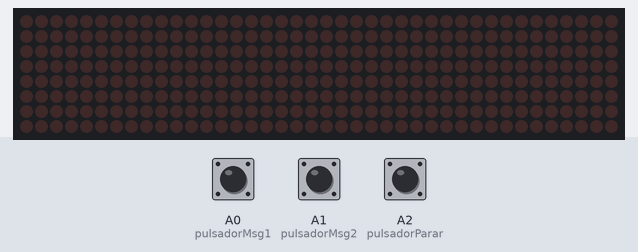
A sketch run on a simulated Arduino Uno, built with avr-gcc and run on an emulated ATmega328P. On the bench: 40×8 LED matrix. The inputs (shaded band) are chosen by the test bench; at power-on: A0 (pulsadorMsg1) LOW, A2 (pulsadorParar) LOW, A1 (pulsadorMsg2) LOW.

Above: at 1.2 s.
1.3 s: A0 (pulsadorMsg1) pulled HIGH for 0.15 s
At 2.0 s:
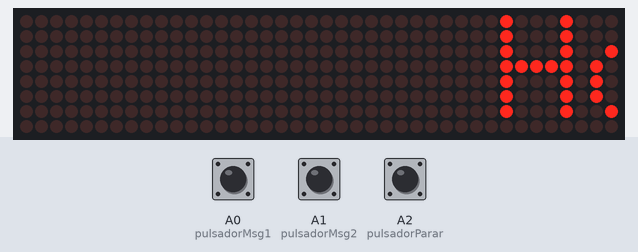
4.3 s: A2 (pulsadorParar) pulled HIGH for 0.15 s
At 5.5 s:
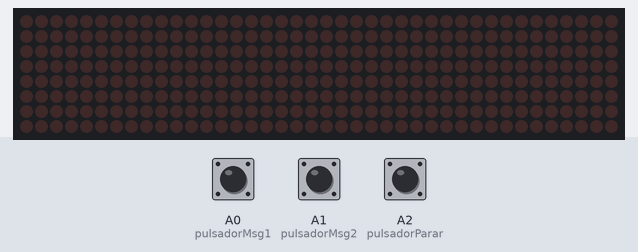
5.9 s: A1 (pulsadorMsg2) pulled HIGH for 0.15 s
At 6.5 s:
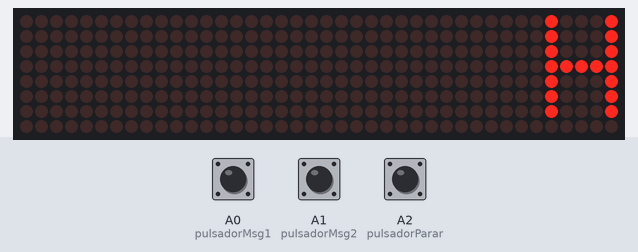
9.0 s: A2 (pulsadorParar) pulled HIGH for 1 s
At 9.3 s:
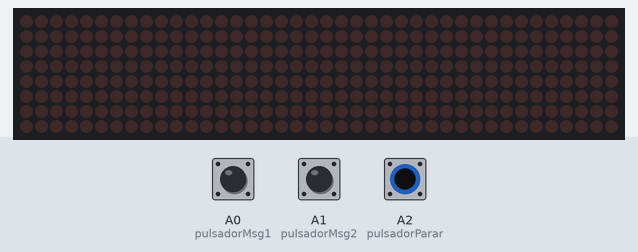
11.5 s: A0 (pulsadorMsg1) pulled HIGH for 1 s
At 12.1 s:
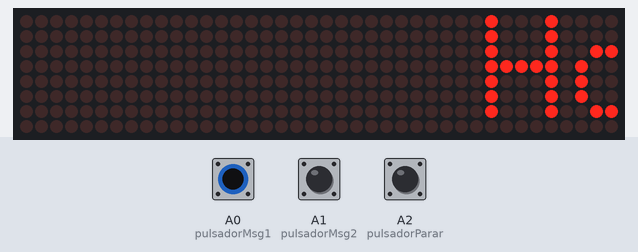
14.0 s: A2 (pulsadorParar) pulled HIGH for 3.2 s
At 14.3 s:
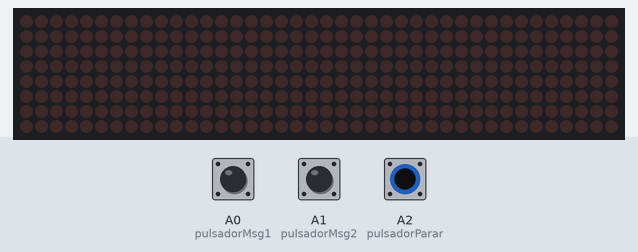
Timing chart, 0 to 17.0 s (numbered marks = the images above; inputs shaded):
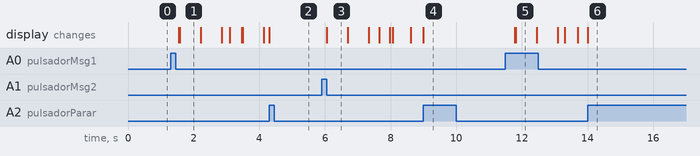

Measured:
- after the input at 1.3 s, the display: first changes after 0.24 s (image 1 shows a later state)
- after the input at 4.3 s, the display: changes at once (image 2)
- after the input at 5.9 s, the display: changes after 0.16 s (image 3)
- after the input at 9.0 s, the display: changes at once (image 4)
- after the input at 11.5 s, the display: first changes after 0.28 s (image 5 shows a later state)
- after the input at 14.0 s, the display: changes at once (image 6)
- what the display in image 1 shows lasts 0.6 s, from 1.6 s to 2.2 s

The sketch:

matriz_8x8_MAX_PAROLA_con_modulorf.ino
```cpp
#include <MD_Parola.h>
#include <MD_MAX72xx.h>
#include <SPI.h>

#define HARDWARE_TYPE MD_MAX72XX::FC16_HW  ///DR0CR0RR1_HW
#define MAX_DEVICES 5
#define CLK_PIN 4
#define DATA_PIN 2
#define CS_PIN 3

MD_Parola P = MD_Parola(HARDWARE_TYPE, DATA_PIN, CLK_PIN, CS_PIN, MAX_DEVICES);

struct animations {
  textEffect_t anim_in;
  textEffect_t anim_out;
  const char* textOut;
  uint16_t speed;
  uint16_t pause;
  textPosition_t just;
};

animations animList[] = {
  { PA_SCROLL_LEFT, PA_SCROLL_LEFT, "Hola mundo", 4, 0, PA_LEFT },
  { PA_SCROLL_LEFT, PA_SCROLL_LEFT, "Hello world", 4, 0, PA_LEFT }
};

byte pulsadorMsg1 = A0;
byte pulsadorMsg2 = A1;
byte pulsadorParar = A2;

void setup() {
  Serial.begin(9600);
  P.begin();
  P.setIntensity(15);

  for (uint8_t i = 0; i < ARRAY_SIZE(animList); i++) {
    animList[i].speed *= P.getSpeed();
    animList[i].pause *= 500;
  }
}

void loop() {
  if (digitalRead(pulsadorMsg1)) {
    imprimirString(animList[0]);
  }

  if (digitalRead(pulsadorMsg2)) {
    imprimirString(animList[1]);
  }
}
bool detener() {
  if (digitalRead(pulsadorParar)) {
    P.print("");
    return true;
  }
  return false;
}

void imprimirString(animations list) {

  while (!detener()) {
    if (P.displayAnimate()) {
      P.setScrollSpacing(10);
      P.displayText(
        list.textOut,
        list.just,
        list.speed,
        list.pause,
        list.anim_in,
        list.anim_out);
    }
  }
}
```
